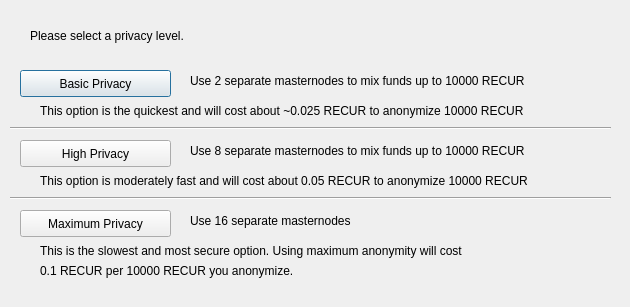
<?xml version="1.0" encoding="UTF-8"?>
<ui version="4.0">
 <class>ObfuscationConfig</class>
 <widget class="QDialog" name="ObfuscationConfig">
  <property name="geometry">
   <rect>
    <x>0</x>
    <y>0</y>
    <width>630</width>
    <height>307</height>
   </rect>
  </property>
  <property name="windowTitle">
   <string>Configure Obfuscation</string>
  </property>
  <widget class="QPushButton" name="buttonBasic">
   <property name="geometry">
    <rect>
     <x>20</x>
     <y>70</y>
     <width>151</width>
     <height>27</height>
    </rect>
   </property>
   <property name="text">
    <string>Basic Privacy</string>
   </property>
  </widget>
  <widget class="QPushButton" name="buttonHigh">
   <property name="geometry">
    <rect>
     <x>20</x>
     <y>140</y>
     <width>151</width>
     <height>27</height>
    </rect>
   </property>
   <property name="text">
    <string>High Privacy</string>
   </property>
  </widget>
  <widget class="QPushButton" name="buttonMax">
   <property name="geometry">
    <rect>
     <x>20</x>
     <y>210</y>
     <width>151</width>
     <height>27</height>
    </rect>
   </property>
   <property name="text">
    <string>Maximum Privacy</string>
   </property>
  </widget>
  <widget class="QLabel" name="label">
   <property name="geometry">
    <rect>
     <x>30</x>
     <y>20</y>
     <width>571</width>
     <height>31</height>
    </rect>
   </property>
   <property name="text">
    <string>Please select a privacy level.</string>
   </property>
  </widget>
  <widget class="QLabel" name="label_2">
   <property name="geometry">
    <rect>
     <x>190</x>
     <y>70</y>
     <width>421</width>
     <height>21</height>
    </rect>
   </property>
   <property name="text">
    <string>Use 2 separate masternodes to mix funds up to 10000 RECUR</string>
   </property>
  </widget>
  <widget class="QLabel" name="label_3">
   <property name="geometry">
    <rect>
     <x>190</x>
     <y>140</y>
     <width>411</width>
     <height>21</height>
    </rect>
   </property>
   <property name="text">
    <string>Use 8 separate masternodes to mix funds up to 10000 RECUR</string>
   </property>
  </widget>
  <widget class="QLabel" name="label_4">
   <property name="geometry">
    <rect>
     <x>190</x>
     <y>210</y>
     <width>421</width>
     <height>21</height>
    </rect>
   </property>
   <property name="text">
    <string>Use 16 separate masternodes</string>
   </property>
  </widget>
  <widget class="QLabel" name="label_6">
   <property name="geometry">
    <rect>
     <x>40</x>
     <y>100</y>
     <width>561</width>
     <height>21</height>
    </rect>
   </property>
   <property name="text">
    <string>This option is the quickest and will cost about ~0.025 RECUR to anonymize 10000 RECUR</string>
   </property>
  </widget>
  <widget class="QLabel" name="label_7">
   <property name="geometry">
    <rect>
     <x>40</x>
     <y>170</y>
     <width>561</width>
     <height>21</height>
    </rect>
   </property>
   <property name="text">
    <string>This option is moderately fast and will cost about 0.05 RECUR to anonymize 10000 RECUR</string>
   </property>
  </widget>
  <widget class="QLabel" name="label_8">
   <property name="geometry">
    <rect>
     <x>40</x>
     <y>240</y>
     <width>561</width>
     <height>21</height>
    </rect>
   </property>
   <property name="text">
    <string>This is the slowest and most secure option. Using maximum anonymity will cost</string>
   </property>
  </widget>
  <widget class="QLabel" name="label_9">
   <property name="geometry">
    <rect>
     <x>40</x>
     <y>260</y>
     <width>561</width>
     <height>21</height>
    </rect>
   </property>
   <property name="text">
    <string>0.1 RECUR per 10000 RECUR you anonymize.</string>
   </property>
  </widget>
  <widget class="Line" name="line">
   <property name="geometry">
    <rect>
     <x>10</x>
     <y>120</y>
     <width>601</width>
     <height>16</height>
    </rect>
   </property>
   <property name="orientation">
    <enum>Qt::Horizontal</enum>
   </property>
  </widget>
  <widget class="Line" name="line_2">
   <property name="geometry">
    <rect>
     <x>10</x>
     <y>190</y>
     <width>601</width>
     <height>16</height>
    </rect>
   </property>
   <property name="orientation">
    <enum>Qt::Horizontal</enum>
   </property>
  </widget>
 </widget>
 <resources/>
 <connections/>
</ui>
